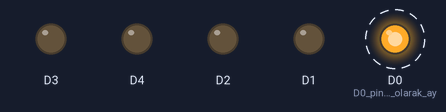
This sketch was run on a simulated ESP8266 (NodeMCU). Parts: output pins drawn as LEDs (lit = HIGH). Dashed ring = blinking.

Above: at 0.2 s.
Timing chart, 0 to 3.0 s (numbered marks = the images above):
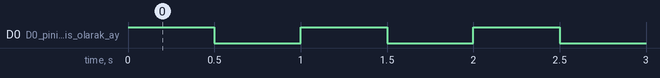

Measured:
- by itself, D0 (D0_pinini_cikis_olarak_ay): alternates HIGH for 0.50 s and LOW for 0.50 s

The sketch:

1_LED.ino
```cpp
// D0 pinine bağlı olan LED'i 500ms aralıklarla yakıp söndürme
//********************************************************************
void setup() {
  // put your setup code here, to run once:
  pinMode(D0, OUTPUT);  // D0 pinini cikis olarak ayarla

  // deney setindeki az yanan ledleri söndür
  pinMode(D1,OUTPUT);pinMode(D2,OUTPUT);pinMode(D3,OUTPUT);pinMode(D4,OUTPUT);
}
//********************************************************************
void loop() {
  // put your main code here, to run repeatedly:
  digitalWrite(D0,HIGH);    // LED'i yaktir
  delay(500);               // 500ms yani 1sn bekle
  digitalWrite(D0,LOW);     // LED'i sondur
  delay(500);               // 500ms yani 1sn bekle
}
```
